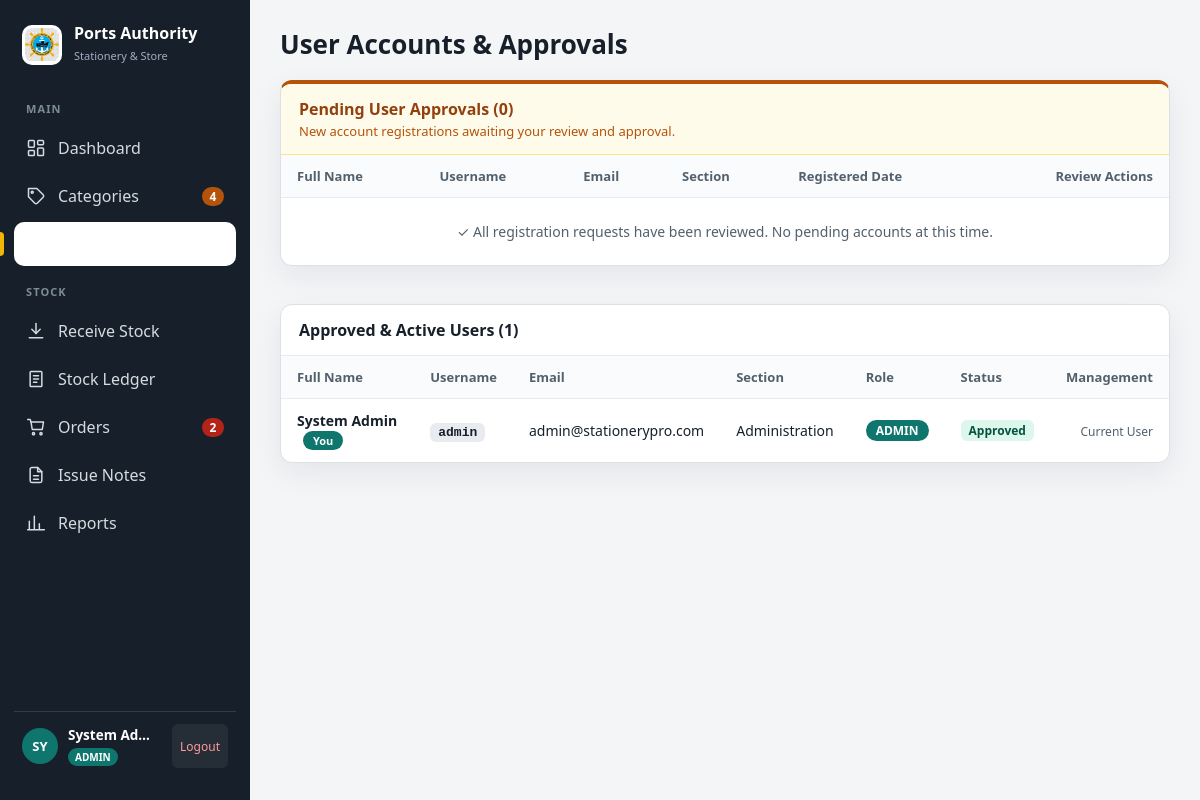
Screenshot of /app/users.php (signed in) with the database file from the repository.
### tables this page shows
CREATE TABLE IF NOT EXISTS users (
    id INT AUTO_INCREMENT PRIMARY KEY,
    full_name VARCHAR(100) NOT NULL,
    username VARCHAR(50) NOT NULL UNIQUE,
    email VARCHAR(150) NOT NULL UNIQUE,
    section VARCHAR(100) DEFAULT NULL,
    role ENUM('admin', 'user') NOT NULL DEFAULT 'user',
    status ENUM('pending', 'approved', 'rejected') NOT NULL DEFAULT 'pending',
    password_hash VARCHAR(255) NOT NULL,
    created_at TIMESTAMP DEFAULT CURRENT_TIMESTAMP
);

### app/helpers.php (called while the page is built, shortened)
<?php
function db() {
    static $pdo = null;
    if ($pdo === null) {
        $dsn = 'mysql:host=' . DB_HOST . ';dbname=' . DB_NAME . ';charset=utf8mb4';
        $pdo = new PDO($dsn, DB_USER, DB_PASS, [
            PDO::ATTR_ERRMODE => PDO::ERRMODE_EXCEPTION,
            PDO::ATTR_DEFAULT_FETCH_MODE => PDO::FETCH_ASSOC,
            PDO::ATTR_EMULATE_PREPARES => false,
        ]);
    }
    return $pdo;
}
try {
    $pdo = db();
} catch (Throwable $e) {
    $pdo = null;
}
function q($sql, $params = []) {
    global $pdo;
    $stmt = $pdo->prepare($sql);
    $stmt->execute($params);
    return $stmt;
}
function e($value) {
    return htmlspecialchars((string) ($value ?? ''), ENT_QUOTES, 'UTF-8');
}

### app/users.php (the view, shortened to what this page needs)
<?php
require_once __DIR__ . '/layout.php';
$pendingUsers = q("SELECT * FROM users WHERE status = 'pending' ORDER BY created_at DESC")->fetchAll();
$approvedUsers = q("SELECT * FROM users WHERE status = 'approved' ORDER BY role ASC, full_name ASC")->fetchAll();
top('User Accounts & Approvals', 'users.php');
?>
<div class="box" style="margin-bottom:20px;border-top:4px solid #B45309">
  <div style="padding:14px 18px;display:flex;justify-content:space-between;align-items:center;background:#FFFBEB;border-bottom:1px solid #FDE68A">
    <div>
      <h2 style="padding:0;margin:0;border:0;color:#92400E">Pending User Approvals (<?= count($pendingUsers) ?>)</h2>
      <div style="font-size:13px;color:#B45309;margin-top:2px">New account registrations awaiting your review and approval.</div>
    </div>
  </div>
  <table>
    <thead>
      <tr>
        <th>Full Name</th>
        <th>Username</th>
        <th>Email</th>
        <th>Section</th>
        <th>Registered Date</th>
        <th class="r">Review Actions</th>
      </tr>
    </thead>
    <tbody>
      <?php if (empty($pendingUsers)): ?>
        <tr>
          <td colspan="6" style="text-align:center;padding:24px;color:var(--mut)">
            &#10003; All registration requests have been reviewed. No pending accounts at this time.
          </td>
        </tr>
      <?php endif; ?>
    </tbody>
  </table>
</div>
<div class="box" style="margin-bottom:20px">
  <h2>Approved & Active Users (<?= count($approvedUsers) ?>)</h2>
  <table>
    <thead>
      <tr>
        <th>Full Name</th>
        <th>Username</th>
        <th>Email</th>
        <th>Section</th>
        <th>Role</th>
        <th>Status</th>
        <th class="r">Management</th>
      </tr>
    </thead>
    <tbody>
      <?php foreach ($approvedUsers as $u):
        $isSelf = ($u['id'] === (int)($_SESSION['user_id'] ?? 0));
      ?>
        <tr>
          <td>
            <b><?= e($u['full_name']) ?></b>
            <?php if ($isSelf): ?>
              <span class="pill" style="background:#0F766E;font-size:11px;margin-left:6px">You</span>
            <?php endif; ?>
          </td>
          <td><span class="code"><?= e($u['username']) ?></span></td>
          <td><?= e($u['email']) ?></td>
          <td><?= e($u['section'] ?: 'General') ?></td>
          <td>
            <?php
              $roleColor = '#4B5563';
              if ($u['role'] === 'admin') $roleColor = '#0F766E';
              elseif ($u['role'] === 'stock_keeper') $roleColor = '#B45309';
            ?>
            <span class="pill" style="background:<?= $roleColor ?>">
              <?= strtoupper(str_replace('_', ' ', $u['role'])) ?>
            </span>
          </td>
          <td><span class="tag ok">Approved</span></td>
          <td class="r" style="white-space:nowrap">
            <?php if (!$isSelf): ?>
              <?php if ($u['role'] !== 'admin'): ?>
                <form method="post" style="display:inline" onsubmit="return confirm('Promote this user to Admin?')">
                  <input type="hidden" name="a" value="make_admin">
                  <input type="hidden" name="user_id" value="<?= $u['id'] ?>">
                  <button class="btn s o" title="Grant Administrator privileges">Make Admin</button>
                </form>
              <?php endif; ?>
              <?php if ($u['role'] !== 'stock_keeper'): ?>
                <form method="post" style="display:inline;margin-left:3px" onsubmit="return confirm('Assign Stock Keeper role to this user?')">
                  <input type="hidden" name="a" value="make_stockkeeper">
                  <input type="hidden" name="user_id" value="<?= $u['id'] ?>">
                  <button class="btn s" style="background:#B45309;color:#fff" title="Make Stock Keeper">Make Stock Keeper</button>
                </form>
              <?php endif; ?>
              <?php if ($u['role'] !== 'user'): ?>
                <form method="post" style="display:inline;margin-left:3px" onsubmit="return confirm('Set this user as standard user?')">
                  <input type="hidden" name="a" value="make_user">
                  <input type="hidden" name="user_id" value="<?= $u['id'] ?>">
                  <button class="btn s o" title="Set Standard User">Make User</button>
                </form>
              <?php endif; ?>
              <form method="post" style="display:inline;margin-left:4px" onsubmit="return confirm('Suspend or delete this user?')">
                <input type="hidden" name="a" value="delete">
                <input type="hidden" name="user_id" value="<?= $u['id'] ?>">
                <button class="btn s d">Delete</button>
              </form>
            <?php else: ?>
              <span style="color:var(--mut);font-size:12px">Current User</span>
            <?php endif; ?>
          </td>
        </tr>
      <?php endforeach; ?>
    </tbody>
  </table>
</div>

### app/app.css (style rules this page uses)
:root { --ink: #17202A; --mut: #52606D; --bg: #F4F5F7; --line: #DDE1E6; --red: #B42318; --blue: #1D4ED8; --port: #0F766E; --shop: #B45309; --panel: #ffffff; --shadow: 0 10px 30px rgba(23, 32, 42, 0.07); }
* { box-sizing: border-box; }
body { margin: 0; font-family: system-ui, -apple-system, Segoe UI, Roboto, Helvetica, Arial, sans-serif; color: var(--ink); background: var(--bg); }
nav svg { width: 20px; height: 20px; flex-shrink: 0; fill: none; stroke: currentColor; stroke-width: 1.8; stroke-linecap: round; stroke-linejoin: round; }
.box { background: #fff; border: 1px solid var(--line); border-radius: 12px; box-shadow: var(--shadow); overflow: hidden; }
.box h2 { margin: 0; padding: 14px 18px; font-size: 16px; border-bottom: 1px solid #E8EBEF; }
table { width: 100%; border-collapse: collapse; font-size: 14px; }
th { text-align: left; color: var(--mut); font-size: 13px; font-weight: 600; padding: 12px 16px; background: #FAFBFC; border-bottom: 1px solid #E8EBEF; }
td { padding: 12px 16px; border-top: 1px solid #E8EBEF; vertical-align: middle; }
th.r, td.r { text-align: right; }
.code { font-family: ui-monospace, Consolas, monospace; font-size: 13px; font-weight: 700; background: #E8EBEF; border-radius: 6px; padding: 2px 8px; white-space: nowrap; }
.pill { display: inline-flex; align-items: center; justify-content: center; color: #fff; border-radius: 999px; padding: 2px 10px; font-size: 12px; font-weight: 700; white-space: nowrap; }
.tag { display: inline-block; padding: 2px 8px; border-radius: 6px; font-size: 12px; font-weight: 600; }
.tag.ok { background: #DEF7EC; color: #03543F; }

### rows the page displays
users: full_name "System Admin", shows "You", username "admin", email "admin@stationerypro.com", section "Administration", role "ADMIN", shows "Current User"

### other values shown
$item['label'] "Dashboard"
$item['label'] "Categories"
$item['badge'] "4"
$item['label'] "Receive Stock"
$item['label'] "Stock Ledger"
$item['label'] "Orders"
$item['badge'] "2"
$item['label'] "Issue Notes"
$item['label'] "Reports"
substr($userName, 0, 2) "SY"
$userName "System Ad…"
str_replace('_', ' ', $userRole) "ADMIN"
$title "User Accounts & Approvals"
count($pendingUsers) "0"
count($approvedUsers) "1"
